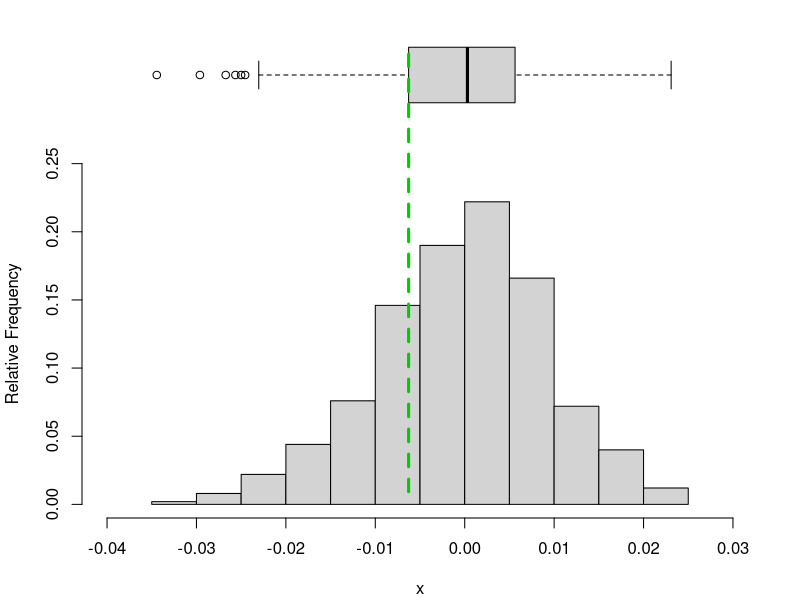

The R source for this figure: (Note: this script raises an error after producing the figure.)
# # Experiments with coordinate systems and conversions
# teststring <- "Hello, world!"
# testnumber <- formatC(pi, format = "f", digits = 5L)
# plot(1:10)
# par("usr") # (x1, x2, y1, y2): extremes of user coordinates of plotting region
# par("plt") # (x1, x2, y1, y2): coordinates of plot region as fractions of current figure region
# par("pin") # (width, height): current plot dimensions in inches
# par("fin") # (width, height): current figure region dimensions in inches
# par("fig") # (x1, x2, y1, y2): NDC coords of figure region in the display region of the device
# 
# par("plt") * rep(par("fin"), each = 2) # (x1, x2, y1, y2): extremes of plotting region in inches from origin (presumably bottom left corner)
# 
# # Plotting region measurements in "user" dimensions
# par("usr")[2L] - par("usr")[1L] # plotting region width
# par("usr")[4L] - par("usr")[3L] # plotting region height
# 
# # Plotting region measurements in inches
# corner.inches <- par("plt") * rep(par("fin"), each = 2)
# corner.inches[2L] - corner.inches[1L] == par("pin")[1L] # plotting region width
# corner.inches[4L] - corner.inches[3L] == par("pin")[2L] # plotting region height
# 
# 
# # Coordinate systems for grconvertXY
# # "user"  : user coordinates
# # "inches": inches
# # "device": device coordinate system
# # "ndc"   : normalized device coordinates
# # "nfc"   : normalized figure coordinates
# # "npc"   : normalized plot coordinates
# # "nic"   : normalized inner region coordinates
# 
# plot(1:4)
# for(tp in c("in", "dev", "ndc", "nfc", "npc", "nic"))
#     print(grconvertX(c(1.0, 4.0), "user", tp))
# 
# par(new = TRUE)
# plot(x = 1, y = 4, pch = 19, col = "blue")
# xy.coords(x=1,y=4)







def.par <- par(no.readonly = TRUE)
set.seed(0724)
x <- rnorm(500, sd = 100)
x <- rnorm(500, sd = 0.01)

x.hist <- hist(x, plot = FALSE)
x.hist[["density"]] <- x.hist[["counts"]] / sum(x.hist[["counts"]])

x.boxplot.stats <- boxplot.stats(x)[["stats"]]

nf <- layout(matrix(c(2, 1), nrow = 2, ncol = 1, byrow = TRUE), height = c(1, 3))
par(mar = c(4.1, 4.1, 0, 2.1))
plot(x.hist, freq = FALSE, ylab = "Relative Frequency", xlim = range(pretty(x)), ylim = range(pretty(x.hist[["density"]])), main = NULL)
# box("plot")

par(mar = c(0, 4.1, 0, 2.1))
boxplot(x, frame = FALSE, axes = FALSE, horizontal = TRUE, ylim = range(pretty(x)), xaxt = "n", yaxt = "n")
# box("plot")
par(xpd = NA)
lines(x = x.boxplot.stats[2L] + c(0, 0),
      y = c(-2, 1.2),
      lwd = 3,
      col = "green3",
      lty = 2)

layout(1)
dev.off()

std.x <- std.y <- seq(from = 0, to = 1, by = 0.05)
points(x = std.x, y = std.y, pch = 19, col = "red")
conv.x <- grconvertX(std.x, to = "user")
conv.y <- grconvertY(std.y, to = "user")
points(x = conv.x, y = conv.y, pch = 19, col = "green3")

x <- rnorm(1000)
hist(x, xlim = c(-4,4))
usr <- par("usr")
clip(usr[1], -2, usr[3], usr[4])
hist(x, col = 'red', add = TRUE)
clip(2, usr[2], usr[3], usr[4])
hist(x, col = 'blue', add = TRUE)
do.call("clip", as.list(usr))  # reset to plot region

xinch

# # How the vertical axis for the horizontal boxplot is calculated
# n <- length(boxplot.stats(x)[["n"]]) # just 1 for us
# at <- 1L:n # gives 1
# ylim <- range(at, finite = TRUE) + c(-0.5, 0.5) # gives 0.5, 1.5
# ylim <- extendrange(ylim, f = 0.04) # gives 0.46, 1.54 == final answer
# # How to demonstrate
# boxplot(x, horizontal = TRUE)
# par("usr")[3L:4L] # these are y0 and y1, respectively
# abline(h = 1, col = "red", lty = "dotted")
# abline(h = 1.25, col = "red", lty = "dotted")
# abline(h = 1.5, col = "red", lty = "dotted")
# # OR
# boxplot(x, horizontal = TRUE, frame = FALSE)
# abline(h = par("usr")[3L:4L], lty = "dashed", col = "red", lwd = 3)
# abline(v = par("usr")[1L:2L], lty = "dashed", col = "red", lwd = 3)
# # The box width for this boxplot is from 0.8 to 1.2 on the vertical axis
# # By default, boxwex = 0.8. If width = NULL and varwidth = FALSE,
# # then width = 0.5 * boxwex. Therefore, by default, width = 0.4. In
# # the actual boxplot drawing function (bplt(), defined inside the
# # function bxp()), wid <- wid / 2, where wid = width when bplt() is
# # actually called later on. Then, the 4 corner points of the box are
# # determined based on whether (1) xlog = TRUE and (2) notch = TRUE.
# # Additionally, as seen above, if at = NULL (default), then at <- 1L:n.
# # For our case, xlog = FALSE and notch = FALSE so the y-coordinates
# # for our box are calculated as: at + wid * c(-1, 1, 1, -1). Since
# # width = 0.5 * 0.8 = 0.4 ==> wid = width / 2 = 0.4 / 2 = 0.2, then
# # at + wid * c(-1, 1, 1, -1) = 1 + 0.2 * c(-1, 1, 1, -1) =
# # c(0.8, 1.2, 1.2, 0.8). The x coordinates are taken from
# # stats = boxplot.stats(x)[["stats"]] as stats[c(2, 2, 4, 4)], i.e.,
# # c(lowerhinge, lowerhinge, upperhinge, upperhinge). These are then
# # passed to a polygon-drawing function, which produces the box.
# boxplot(x, horizontal = TRUE, frame = FALSE)
# polygon(y = c(0.8, 1.2, 1.2, 0.8), x = temp[["stats"]][c(2, 2, 4, 4)], border = "green", lwd = 3)




nf <- layout(matrix(c(2, 1), nrow = 2, ncol = 1, byrow = TRUE), height = c(1, 3))

par(mar = c(5.1, 4.1, 0, 2.1))
plot(x.hist, freq = FALSE, main = NULL, xlab = sprintf("Values of %s", sQuote(dataObjectName)), ylab = "Relative Frequency", xlim = range(pretty(x)), ylim = range(pretty(x.hist[["density"]])), col = col.fill.histogram, cex = cex, cex.axis = cex.axis)
if(plotDensityCurve) {
    lines(x.density[["x"]], x.density[["y"]], lty = lty.lines.density, lwd = lwd.lines.density, col = col.lines.density)
}
if(plotVerticalLines) {
    abline(v = x.verticalStats, lty = lty.lines.vertical, lwd = lwd.lines.vertical, col = col.lines.vertical)
}
if(plotStatsValues) {
    mtext(text = paste("Mean (SD)\n", formattedMeanSD, sep = ""), side = 1, line = line.statsLabel.bottom, at = min(x), col = col.statsLabel.bottom, font = font.statsLabel.bottom, cex = cex.statsLabel)
}

# title(main = sprintf("Plots for %s", sQuote(dataObjectName)), col.main = col.main, cex.main = cex.main, font.main = font.main, line = line.main)
par(mar = c(0, 4.1, 1.1, 2.1))
boxplot(x, frame = FALSE, axes = FALSE, horizontal = TRUE, ylim = range(pretty(x)), col = col.fill.boxplot, cex = cex, cex.axis = cex.axis)
if(plotVerticalLines) {
    segments(x0 = x.verticalStats, y0 = rep(0L, length.out = 4L), x1 = x.verticalStats, y1 = rep(1L, length.out = 4L), lty = lty.lines.vertical, lwd = lwd.lines.vertical, col = col.lines.vertical)
}
if(plotStatsValues) {
    oldXPD <- par()$xpd
    par(xpd = TRUE)
    mtext(text = paste("Q2", formattedQuartiles[1L], sep = "\n"), at = x.verticalStats[2L], side = 3, line = line.statsLabel.top, col = col.statsLabel.top, font = font.statsLabel.top, cex = cex.statsLabel)
    mtext(text = paste("Q1", formattedQuartiles[2L], sep = "\n"), at = x.verticalStats[3L], side = 3, line = line.statsLabel.top, col = col.statsLabel.top, font = font.statsLabel.top, adj = 1, cex = cex.statsLabel)
    mtext(text = paste("Q3", formattedQuartiles[3L], sep = "\n"), at = x.verticalStats[4L], side = 3, line = line.statsLabel.top, col = col.statsLabel.top, font = font.statsLabel.top, adj = 0, cex = cex.statsLabel)
    par(xpd = oldXPD)
}
layout(1)



## WORKING WITH THE **GRID** PACKAGE ##
require(grid)

# Fig. 1 in grid package vignette named "grid"
grid.show.viewport(viewport(x = 0.5, y = 0.5, width = 0.5, height = 0.25, angle = 45))

# Fig. 2 in grid package vignette named "grid"
grid.rect(gp <- gpar(lty = "dashed"))
vp1 <- viewport(x = 0, y = 0.5, w = 0.5, h = 0.5, just = c("left", "bottom"), name = "vp1")
vp2 <- viewport(x = 0.5, y = 0, w = 0.5, h = 0.5, just = c("left", "bottom"))
pushViewport(vp1)
grid.rect(gp = gpar(col = "grey"))
grid.text("Some drawing in graphics region 1", y = 0.8)
upViewport()
pushViewport(vp2)
grid.rect(gp = gpar(col = "grey"))
grid.text("Some drawing in graphics region 2", y = 0.8)
upViewport()
downViewport("vp1")
grid.text("MORE drawing in graphics region 1", y = 0.2)
popViewport()

# Fig. 3 in grid package vignette named "grid"
grid.rect(gp = gpar(lty = "dashed"))
vp <- viewport(width = 0.5, height = 0.5)
pushViewport(vp)
grid.rect(gp = gpar(col = "grey"))
grid.text("quarter of the page", y = 0.85)
pushViewport(vp)
grid.rect()
grid.text("quarter of the\nprevious viewport")
popViewport(2)


# set.seed(0804)
# x <- rnorm(100, sd = 100)
# x.hist <- hist(x, plot = FALSE)
# x.hist[["density"]] <- x.hist[["counts"]] / sum(x.hist[["counts"]])
# 
# vp.boxplot <- viewport(x = 0, y = 0.75, width = 1, height = 0.25, just = c("left", "bottom"))
# vp.histogram <- viewport(x = 0, y = 0, width = 1, height = 0.75)
# 
# pushViewport(vp.boxplot)
# grid.rect(gp = gpar(col = "grey"))
# grid.draw(boxplot(x, frame = FALSE, horizontal = TRUE, axes = FALSE, ylim = range(pretty(x))))


grid.rect(gp = gpar(lty = "dashed"))
x <- y <- 1:10
pushViewport(plotViewport(c(5.1, 4.1, 4.1, 2.1)))
pushViewport(dataViewport(x, y))
grid.rect()
grid.xaxis()
grid.yaxis()
grid.points(x, y)
grid.text("1:10", x = unit(-3, "lines"), rot = 90)
popViewport(2)



grid.rect(gp = gpar(lty = "dashed"))
vp.boxplot <- viewport(x = 0, y = 0.75, width = 1, height = 1, just = c("left", "bottom"))
vp.histogram <- viewport(x = 0, y = 0, width = 1, height = 0.75, just = c("left", "bottom"))
pushViewport(vp.boxplot)
grid.rect(gp = gpar(col = "grey"))
upViewport()
pushViewport(vp.histogram)
grid.rect(gp = gpar(col = "blue"))
pushViewport(plotViewport(c(5.1, 4.1, 0, 2.1)))
pushViewport(dataViewport(xData = x.hist[["mids"]], yData = x.hist[["density"]]))
grid.rect(gp = gpar(lty = "dotted"))
grid.xaxis(at = pretty(x.hist[["breaks"]]))
grid.yaxis(at = pretty(x.hist[["density"]]))


nB <- length(x.hist[["breaks"]])
rect(xleft = x.hist[["breaks"]][-nB], ybottom = 0, xright = x.hist[["breaks"]][-1L], ytop = x.hist[["density"]], col = NULL, border = par("fg"), lty = "solid")
histplot <- rectGrob(x = unit(x.hist[["breaks"]][-nB], "native"), y = unit(x.hist[["density"]], "native"), width = unit(diff(x.hist[["breaks"]]), "native"), height = unit(x.hist[["density"]], "native"), hjust = 0, name = "x.histogram")
grid.draw(gTree(name = "x.histogram"))
grid.get(gPath("x.histogram"))



set.seed(0805)
barData <- matrix(sample(1:4, 16, replace = TRUE), ncol = 4)
boxColors <- 1:4

bp <- function(barData) {
    nbars <- dim(barData)[2L]
    nmeasures <- dim(barData)[1L]
    barTotals <- rbind(rep(0, nbars), apply(barData, 2, cumsum))
    barYscale <- c(0, max(barTotals)*1.05)
    pushViewport(plotViewport(c(5, 4, 4, 1),
                              yscale = barYscale,
                              layout = grid.layout(1, nbars)))
    grid.rect()
    grid.yaxis()
    for (i in seq_len(nbars)) {
        pushViewport(viewport(layout.pos.col = i, yscale = barYscale))
        grid.rect(x = rep(0.5, nmeasures),
                  y = unit(barTotals[seq_len(nmeasures), i], "native"),
                  height = unit(diff(barTotals[, i]), "native"),
                  width = 0.8,
                  just = "bottom",
                  gp = gpar(fill = boxColors))
        popViewport()
    }
    popViewport()
}

legLabels <- c("Group A", "Group B", "Group C", "Something Longer")
boxSize <- unit(0.5, "inches")

leg <- function(legLabels) {
    nlabels <- length(legLabels)
    pushViewport(viewport(layout = grid.layout(nlabels, 1)))
    for (i in seq_len(nlabels)) {
        pushViewport(viewport(layout.pos.row = i))
        grid.rect(width = boxSize,
                  height = boxSize,
                  just = "bottom",
                  gp = gpar(fill = boxColors[i]))
        grid.text(legLabels[i], y = unit(0.5, "npc") - unit(1, "lines"))
        popViewport()
    }
    popViewport()
}

grid.rect(gp = gpar(lty = "dashed"))
legend.width <- max(unit(rep(1, length(legLabels)), "strwidth", as.list(legLabels)) + unit(2, "lines"),
                    unit(0.5, "inches") + unit(2, "lines"))
pushViewport(viewport(layout = grid.layout(1, 2, widths = unit.c(unit(1, "null"), legend.width))))
pushViewport(viewport(layout.pos.col = 1))
bp(barData)
popViewport()
pushViewport(viewport(layout.pos.col = 2))
pushViewport(plotViewport(c(5, 0, 4, 0)))
leg(legLabels)
popViewport(3)


# hg <- function(x) {
#     x.hist <- hist(x, plot = FALSE)
#     x.hist[["density"]] <- x.hist[["counts"]] / sum(x.hist[["counts"]])
#     nBars <- length(x.hist[["density"]])
#     # nMeasures <- 1L
#     # barHeights <- x.hist[["density"]]
#     # barYScale <- range(pretty(x.hist[["density"]])) + c(0, 0.1)
#     barYScale <- extendrange(range(pretty(x.hist[["density"]])), f = 0.04) + c(0, 0.1)
#     barXScale <- extendrange(range(pretty(x.hist[["breaks"]])), f = 0.04)
#     # pushViewport(plotViewport(c(5, 4, 0, 2),
#     #                           xscale = barXScale,
#     #                           yscale = barYScale,
#     #                           layout = grid.layout(1, nBars)))
#     pushViewport(plotViewport(c(5, 4, 0, 2),
#                               xscale = barXScale,
#                               yscale = barYScale))
#     grid.xaxis(at = pretty(range(x.hist[["breaks"]])))
#     grid.yaxis(at = pretty(range(x.hist[["density"]])))
#     grid.rect(x = unit(x.hist[["breaks"]][-length(x.hist[["breaks"]])], "native"),
#               y = unit(0, "native"),
#               height = unit(x.hist[["density"]], "native"),
#               width = unit(diff(x.hist[["breaks"]]), "native"),
#               just = c("left", "bottom"))
#     popViewport()
# }

plots <- function(x, boxHeight = 0.05) {
    x.hist <- hist(x, plot = FALSE)
    x.hist[["density"]] <- x.hist[["counts"]] / sum(x.hist[["counts"]])
    nBars <- length(x.hist[["density"]])
    barYScale <- extendrange(range(pretty(x.hist[["density"]])), f = 0.04) + c(0, 2 * boxHeight)
    barXScale <- extendrange(range(pretty(x.hist[["breaks"]])), f = 0.04)
    
    x.box <- boxplot.stats(x)
    boxYValue <- max(barYScale) - (1.1 * boxHeight)
    
    pushViewport(plotViewport(c(5, 4, 0, 2),
                              xscale = barXScale,
                              yscale = barYScale))
    grid.xaxis(at = pretty(range(x.hist[["breaks"]])))
    grid.yaxis(at = pretty(range(x.hist[["density"]])))
    grid.rect(x = unit(x.hist[["breaks"]][-length(x.hist[["breaks"]])], "native"),
              y = unit(0, "native"),
              height = unit(x.hist[["density"]], "native"),
              width = unit(diff(x.hist[["breaks"]]), "native"),
              just = c("left", "bottom"))
    
    grid.rect(x = unit(x.box[["stats"]][2L], "native"),
              y = unit(boxYValue - (boxHeight / 2), "native"),
              height = unit(boxHeight, "native"),
              width = unit(x.box[["stats"]][4L] - x.box[["stats"]][2L], "native"),
              just = c("left", "bottom"),
              gp = gpar(lty = "solid", lwd = 1))
    grid.segments(x0 = x.box[["stats"]][c(1L, 5L)],
                  y0 = c(0, 0) + boxYValue - (boxHeight / 2),
                  x1 = x.box[["stats"]][c(1L, 5L)],
                  y1 = c(0, 0) + boxYValue + (boxHeight / 2),
                  default.units = "native",
                  gp = gpar(lty = "solid", lwd = 1))
    grid.segments(x0 = x.box[["stats"]][3L],
                  y0 = boxYValue - (boxHeight / 2),
                  x1 = x.box[["stats"]][3L],
                  y1 = boxYValue + (boxHeight / 2),
                  default.units = "native",
                  gp = gpar(lty = "solid", lwd = 3))
    grid.segments(x0 = x.box[["stats"]][c(1L, 5L)],
                  y0 = c(0, 0) + boxYValue,
                  x1 = x.box[["stats"]][c(2L, 4L)],
                  y1 = c(0, 0) + boxYValue,
                  default.units = "native",
                  gp = gpar(lty = "dashed", lwd = 1))
    grid.points(x = x.box[["out"]],
                y = rep(boxYValue, length(x.box[["out"]])),
                pch = 1)
    popViewport()
}

set.seed(0805)
x <- rnorm(100, sd = 100)
# x.hist <- hist(x, plot = FALSE)
# x.hist[["density"]] <- x.hist[["counts"]] / sum(x.hist[["counts"]])
# hg(x)
# histvp <- viewport(x = 0,
#                    y = 0,
#                    width = 1,
#                    height = 0.75,
#                    just = c("left", "bottom"),
#                    xscale = range(pretty(x)),
#                    yscale = range(pretty(x.hist[["density"]])))
# x.boxplot.stats <- boxplot.stats(x)
plots(x)








def.par <- par(no.readonly = TRUE)
set.seed(0724)
x <- rnorm(500, sd = 100)
# x <- rnorm(500, sd = 0.01)

x.hist <- hist(x, plot = FALSE)
x.hist[["density"]] <- x.hist[["counts"]] / sum(x.hist[["counts"]])

x.boxplot.stats <- boxplot.stats(x)[["stats"]]

height.boxplot <- 1
height.histogram <- 3
verticalDeviceRatio.boxplot <- height.boxplot / (height.boxplot + height.histogram)
verticalDeviceRatio.histogram <- 1 - verticalDeviceRatio.boxplot

# nf <- layout(matrix(c(2, 1), nrow = 2, ncol = 1, byrow = TRUE), height = c(1, 3))
nf <- layout(matrix(c(2, 1), nrow = 2, ncol = 1, byrow = TRUE), height = c(height.boxplot, height.histogram))
par(mar = c(5.1, 4.1, 0, 2.1))
plot(x.hist, freq = FALSE, ylab = "Relative Frequency", xlim = range(pretty(x)), ylim = range(pretty(x.hist[["density"]])), main = NULL)
# box("plot")
par.hist <- par(no.readonly = TRUE)
# par.hist <- par()
min.hist <- grconvertY(par.hist$usr[3L], from = "user", to = "ndc")

par(mar = c(0, 4.1, 0, 2.1))
boxplot(x, frame = FALSE, axes = FALSE, horizontal = TRUE, ylim = range(pretty(x)), xaxt = "n", yaxt = "n")
# box("plot")
par.box <- par(no.readonly = TRUE)
# par.box <- par()
# max.box <- grconvertY(1.2, from = "user", to = "ndc")
par(xpd = NA)
clip(x1 = par("usr")[1L], x2 = par("usr")[2L], y1 = grconvertY(min.hist, from = "ndc", to = "user"), y2 = par("usr")[4L])
lines(x = x.boxplot.stats[2L] + c(0, 0), y = c(1.2, -10), lwd = 2, col = "green3", lty = "dashed")
# segments(x0 = x.boxplot.stats[2L], x1 = x.boxplot.stats[2L], y0 = grconvertY(min.hist, from = "ndc", to = "user"),y1 = grconvertY(max.box,from="ndc",to="user"),col="blue",lwd=2,lty="dashed")
# segments(x0 = x.boxplot.stats[2L], x1 = x.boxplot.stats[2L], y0 = grconvertY(min.hist, from = "ndc", to = "user"),y1 = -20, col = par("bg"), lwd = 2, lty = "solid")
# par(par.hist)
# par(fig = par.hist$fig)
# par(xpd = NA)
# lines(x = x.boxplot.stats[2L] + c(0, 0), y = c(par("usr")[3L], -10), lwd = 2, col = par("bg"), lty = "solid")


segments(x0=20,x1=20,y0=grconvertY(min.hist,from="ndc",to="user"),y1=grconvertY(max.box,from="ndc",to="user"),col="blue",lwd=2,lty="dashed")
lines(x = x.boxplot.stats[2L] + c(0, 0),
      y = c(-2, 1.2),
      lwd = 3,
      col = "green3",
      lty = 2)

layout(1)
dev.off()


xy.mean <- xy.coords(x = list(mean(x)), y = list(0))[c("x", "y")]
points(xy.mean, col = "blue", pch = 19, cex = 1.5)
par("fig")
par("plt")
# par("pin") / par("fin") == c(par("plt")[2L] - par("plt")[1L], par("plt")[4L] - par("plt")[3L])
zapsmall(c(par("pin") / par("fin") - c(par("plt")[2L] - par("plt")[1L], par("plt")[4L] - par("plt")[3L]), par("pin") / par("fin")))[1L:2L] == c(0L, 0L)

layout1.fig <- par("fig")
par(fig = c(0, 1, 0.75, 1))

# # For the histogram, the bottom of the line (on the actual axis,
# # not the bottoms of the bars) should be at y = par("mai")[1L] inches.
# lines(x = c(10,10), y = grconvertY(par("mai")[1L], from="in", to="user") + c(0, 0.2), lwd = 2, col = "green3")

lines(x = c(20,20), y = par("usr")[3L:4L], lwd = 2, col = "red")
lines(x = c(20,20), y = par("usr")[3L:4L], lwd = 2, col = "red", lty="dashed")



lines(x = c(10, 10), y = par("usr")[3L:4L], lwd = 2, col = "red")
lines(x = c(20, 20), y = c(par("usr")[3L],1.2), lwd = 2, col = "blue", lty = "dashed")
lines(x = c(20, 20), y = c(1.2, par("usr")[3L]), lwd = 2, col = "blue", lty = "dashed")

par(xpd = NA)
lines(x = c(30, 30), y = c(1.2, -10), lwd = 2, col = "blue", lty = "dashed")
lines()

linelength <- (diff(par.hist$plt[3L:4L])*verticalDeviceRatio.histogram) + ((1.2 - par.box$usr[3L])*verticalDeviceRatio.boxplot)






# Solution: Plot a histogram with extra space above it, then draw your
# own boxplot in pieces

def.par <- par(no.readonly = TRUE)
set.seed(0724)
x <- rnorm(500, sd = 100)
x <- rnorm(500, sd = 0.01)

x.hist <- hist(x, plot = FALSE)
x.hist[["density"]] <- x.hist[["counts"]] / sum(x.hist[["counts"]])
yAxisTicks <- pretty(range(x.hist[["density"]]))
yAxisTicksStep <- max(abs(diff(yAxisTicks)))

x.boxplot.stats <- boxplot.stats(x)

plot(x.hist,
     freq = FALSE,
     axes = FALSE,
     xlim = range(pretty(range(x))),
#      ylim = range(pretty(range(x.hist[["density"]]))) + c(0, min(0.05, 0.75*abs(diff(pretty(range(x.hist[["density"]])))))),
#      ylim = range(yAxisTicks) + c(0, min(0.05, 0.75*yAxisTicksStep)),
     ylim = range(yAxisTicks) + c(0, 0.75*yAxisTicksStep),
     xlab = paste("Values of ", sQuote("x"), sep = ""),
     ylab = "Relative Frequency",
     main = NULL)
# axis(side = 1,
#      at = pretty(range(x)))
# axis(side = 1,
#      at = pretty(range(x)),
#      pos = par("usr")[3L])
axis(side = 1,
     at = pretty(range(x)),
     pos = extendrange(range(yAxisTicks), f = 0.04))
axis(side = 2,
     at = yAxisTicks)
par(xpd = NA)
# boxHeight <- 0.8 * max(abs(diff(pretty(range(x.hist[["density"]])))))
boxHeight <- 0.8 * yAxisTicksStep
# boxYValue <- max(range(pretty(x.hist[["density"]]))) + (boxHeight)
# boxYValue <- par("usr")[4L]
# boxYValue <- max(x.hist[["density"]]) + max(abs(diff(pretty(range(x.hist[["density"]])))))
# boxYValue <- max(pretty(range(x.hist[["density"]]))) + max(abs(diff(pretty(range(x.hist[["density"]])))))
# boxYValue <- max(yAxisTicks) + yAxisTicksStep
boxYValue <- max(yAxisTicks) + boxHeight
rect(xleft = x.boxplot.stats[["stats"]][2L],
     ybottom = boxYValue - (boxHeight / 2),
     xright = x.boxplot.stats[["stats"]][4L],
     ytop = boxYValue + (boxHeight / 2),
     col = NA,
     border = par("fg"),
     lty = "solid",
     lwd = 1)
segments(x0 = x.boxplot.stats[["stats"]][c(1L, 3L, 5L)],
         y0 = boxYValue - (boxHeight / 2),
         x1 = x.boxplot.stats[["stats"]][c(1L, 3L, 5L)],
         y1 = boxYValue + (boxHeight / 2),
         col = par("fg"),
         lty = "solid",
         lwd = c(1, 3, 1))
segments(x0 = x.boxplot.stats[["stats"]][c(1L, 5L)],
         y0 = boxYValue,
         x1 = x.boxplot.stats[["stats"]][c(2L, 4L)],
         y1 = boxYValue,
         col = par("fg"),
         lty = "dashed",
         lwd = 1)
points(x = x.boxplot.stats[["out"]],
       y = rep(boxYValue, times = length(x.boxplot.stats[["out"]])))

# mtext(text = paste("Mean (SD)\n", signif(mean(x), digits = 2L), " (", signif(sd(x), digits = 2L), ")", sep = ""), side = 1, line = 3, at = min(x))
mtext(text = paste("Mean (SD)\n", signif(mean(x), digits = 2L), " (", signif(sd(x), digits = 2L), ")", sep = ""), side = 1, line = 3, at = min(pretty(range(x))))
# mtext(text = c(paste("Q1\n", signif(x.boxplot.stats[["stats"]][2L], digits = 2L), sep = ""), paste("Q2\n", signif(x.boxplot.stats[["stats"]][3L], digits = 2L), sep = ""), paste("Q3\n", signif(x.boxplot.stats[["stats"]][4L], digits = 2L), sep = "")),
#       side = 3,
#       line = 0,
#       adj = c(1, 0.5, 0))
mtext(text = paste("Q1\n", signif(x.boxplot.stats[["stats"]][2L], digits = 2L), sep = ""),
      side = 3,
      at = x.boxplot.stats[["stats"]][2L],
      line = 1.5,
      adj = 1)
mtext(text = paste("Q2\n", signif(x.boxplot.stats[["stats"]][3L], digits = 2L), sep = ""),
      side = 3,
      at = x.boxplot.stats[["stats"]][3L],
      line = 1.5)
mtext(text = paste("Q3\n", signif(x.boxplot.stats[["stats"]][4L], digits = 2L), sep = ""),
      side = 3,
      at = x.boxplot.stats[["stats"]][4L],
      line = 1.5,
      adj = 0)

# segments(x0 = x.boxplot.stats[["stats"]][2L:4L],
#          y0 = boxYValue + (boxHeight / 2),
#          x1 = x.boxplot.stats[["stats"]][2L:4L],
#          y1 = min(extendrange(range(yAxisTicks), f = 0.04)),
#          col = "green3",
#          lty = "solid",
#          lwd = 2)
clip(x1 = min(pretty(range(x))),
     x2 = max(pretty(range(x))),
     y1 = extendrange(range(yAxisTicks), f = 0.04)[1L],
     y2 = boxYValue + (boxHeight / 2))
abline(v = c(mean(x), x.boxplot.stats[["stats"]][2L:4L]),
         col = "green3",
         lty = c("solid", "dashed", "dashed", "dashed"),
         lwd = 3)








def.par <- par(no.readonly = TRUE)
set.seed(0807)
x <- rnorm(500, sd = 100)
x <- rnorm(500, sd = 0.01)

x.hist <- hist(x, plot = FALSE)
x.hist[["density"]] <- x.hist[["counts"]] / sum(x.hist[["counts"]])
yAxisTicks <- pretty(range(x.hist[["density"]]))
yAxisTicksStep <- max(abs(diff(yAxisTicks)))

x.boxplot.stats <- boxplot.stats(x)

plot(x.hist,
     freq = FALSE,
     axes = FALSE,
     xlim = range(pretty(range(x))),
     ylim = range(yAxisTicks) + c(0, 0.75*yAxisTicksStep),
     xlab = paste("Values of ", sQuote("x"), sep = ""),
     ylab = "Relative Frequency",
     main = NULL)
axis(side = 1,
     at = pretty(range(x)),
     pos = extendrange(range(yAxisTicks), f = 0.04))
axis(side = 2,
     at = yAxisTicks)
usr <- par("usr")
par(xpd = NA)

boxHeight <- 0.8 * yAxisTicksStep
boxYValue <- max(yAxisTicks) + boxHeight

rect(xleft = x.boxplot.stats[["stats"]][2L],
     ybottom = boxYValue - (boxHeight / 2),
     xright = x.boxplot.stats[["stats"]][4L],
     ytop = boxYValue + (boxHeight / 2),
     col = NA,
     border = par("fg"),
     lty = "solid",
     lwd = 1)
# segments(x0 = x.boxplot.stats[["stats"]][c(1L, 3L, 5L)],
#          y0 = boxYValue - (boxHeight / 2),
#          x1 = x.boxplot.stats[["stats"]][c(1L, 3L, 5L)],
#          y1 = boxYValue + (boxHeight / 2),
#          col = par("fg"),
#          lty = "solid",
#          lwd = c(1, 3, 1))
# segments(x0 = x.boxplot.stats[["stats"]][c(1L, 5L)],
#          y0 = boxYValue,
#          x1 = x.boxplot.stats[["stats"]][c(2L, 4L)],
#          y1 = boxYValue,
#          col = par("fg"),
#          lty = "dashed",
#          lwd = 1)
segments(x0 = x.boxplot.stats[["stats"]][c(1L, 1L, 3L, 5L, 5L)],
         y0 = boxYValue - c(boxHeight/2, 0, boxHeight/2, 0, boxHeight/2),
         x1 = x.boxplot.stats[["stats"]],
         y1 = boxYValue + c(boxHeight/2, 0, boxHeight/2, 0, boxHeight/2),
         col = par("fg"),
         lty = c("solid", "dashed", "solid", "dashed", "solid"),
         lwd = c(1, 1, 3, 1, 1))
points(x = x.boxplot.stats[["out"]],
       y = rep(boxYValue, times = length(x.boxplot.stats[["out"]])))

# mtext(text = paste("Mean (SD)\n", signif(mean(x), digits = 2L), " (", signif(sd(x), digits = 2L), ")", sep = ""), side = 1, line = 3, at = min(pretty(range(x))))
# mtext(text = paste("Q1\n", signif(x.boxplot.stats[["stats"]][2L], digits = 2L), sep = ""),
#       side = 3,
#       at = x.boxplot.stats[["stats"]][2L],
#       line = 1.5,
#       adj = 1)
# mtext(text = paste("Q2\n", signif(x.boxplot.stats[["stats"]][3L], digits = 2L), sep = ""),
#       side = 3,
#       at = x.boxplot.stats[["stats"]][3L],
#       line = 1.5)
# mtext(text = paste("Q3\n", signif(x.boxplot.stats[["stats"]][4L], digits = 2L), sep = ""),
#       side = 3,
#       at = x.boxplot.stats[["stats"]][4L],
#       line = 1.5,
#       adj = 0)
label.meansd <- paste("Mean (SD)\n", signif(mean(x), digits = 2L), " (", signif(sd(x), digits = 2L), ")", sep = "")
label.q1 <- paste("Q1\n", signif(x.boxplot.stats[["stats"]][2L], digits = 2L), sep = "")
label.q2 <- paste("Q2\n", signif(x.boxplot.stats[["stats"]][3L], digits = 2L), sep = "")
label.q3 <- paste("Q3\n", signif(x.boxplot.stats[["stats"]][4L], digits = 2L), sep = "")

# checkOverlap <- function(str1, align1, x1, y1, str2, align2, x2, y2, units = "user", ...) {
#     swidth1 <- strwidth(str1, units = units, ...)
#     sheight1 <- strheight(str1, units = units, ...)
#     swidth2 <- strwidth(str2, units = units, ...)
#     sheight2 <- strheight(str2, units = units, ...)
#     
#     align1 <- match.arg(arg = tolower(align1), choices = c("center", "centre", "left", "right"), several.ok = FALSE)
#     LR1 <- switch(align1,
#                   center = x1 + c(-0.5, 0.5) * swidth1,
#                   centre = x1 + c(-0.5, 0.5) * swidth1,
#                   left = x1 + c(0, 1) * swidth1,
#                   right = x1 + c(-1, 0) * swidth1)
#     BLTR1 <- c(y1 - sheight1/2, LR1[1L], y1 + sheight1/2, LR1[2L])
#     
#     align2 <- match.arg(arg = tolower(align2), choices = c("center", "centre", "left", "right"), several.ok = FALSE)
#     LR2 <- switch(align2,
#                   center = x2 + c(-0.5, 0.5),
#                   centre = x2 + c(-0.5, 0.5),
#                   left = x2 + c(0, 1),
#                   right = x2 + c(-1, 0))
#     BLTR2 <- c(y2 - sheight/2, LR2[1L], y2 + sheight/2, LR2[2L])
# }

# checkQuartileOverlap <- function(x, str1, str2, str3, units = "user", ...) {
checkQuartilesOverlap <- function(x, str1, str2, str3, units = "user", ...) {
    quartiles <- fivenum(x, na.rm = TRUE)[2L:4L]
#     swidths <- strwidth(c(str1, str2, str3), units = units, ...)
#     sheights <- strheight(c(str1, str2, str3), units = units, ...)
    swidth2 <- strwidth(str2, units = units, ...)
    sheight2 <- strheight(str2, units = units, ...)
#     q1q2 <- quartiles[1L] < quartiles[2L] - 0.5*swidths[2L]
#     q2q3 <- quartiles[2L] + 0.5*swidths[2L] < quartiles[3L]
    overlapsQ1 <- !(quartiles[1L] < quartiles[2L] - 0.5*swidth2)
    overlapsQ3 <- !(quartiles[2L] + 0.5*swidth2 < quartiles[3L])
#     return(list("overlapsQ1" = overlapsQ1, "overlapsQ3" = overlapsQ3))
    return(c("overlapsQ1" = overlapsQ1, "overlapsQ3" = overlapsQ3))
}
quartilesOverlap <- checkQuartilesOverlap(x = x, str1 = label.q1, str2 = label.q2, str3 = label.q3)

# at.q1 <- x.boxplot.stats[["stats"]][2L]
# adj.q1 <- 1
# at.q2 <- x.boxplot.stats[["stats"]][3L]
# adj.q2 <- 0.5
# at.q3 <- x.boxplot.stats[["stats"]][4L]
# adj.q3 <- 0
# if (any(quartilesOverlap)) {
#     if (all(quartilesOverlap)) {
#         at.q1 <- 
#     }
#     if (quartilesOverlap[["overlapsQ1"]]) {
#         adj.q2 <- 0
#     }
#     if (quartilesOverlap[["overlapsQ3"]]) {
#         
#     }
# }

# checkQuartilesOverlap <- function(x, str1, str2, str3, at = fivenum(x, na.rm = TRUE)[2L:4L], adj = rep(0.5, times = 3), units = "user", ...) {
anyOverlap <- function(x, str1, str2, str3, at, adj = rep(0.5, times = 3), cex = par("cex"), digits = 2L) {
    if (length(dev.list()) < 1L) plot.new()
#     plotEdges.inches <- par("plt") * rep(par("fin"), each = 2L) # c(x1, x2, y1, y2); NB: diff(plotEdges.inches)[-2L] == par("pin")
#     plotEdges <- c(grconvertX(plotEdges.inches[1L:2L], from = "inches", to = "user"), grconvertY(plotEdges.inches[3L:4L], from = "inches", to = "user"))
    plotEdges.inches <- par("plt")[1L:2L] * par("fin")[1L]
    plotEdges <- grconvertX(plotEdges.inches, from = "inches", to = "user")
    
    quartileValues <- fivenum(x, na.rm = TRUE)[2L:4L]
    if (missing(at)) at <- quartileValues
    if (missing(str1) || !nzchar(str1) || !is.character(str1)) {
        str1 <- paste("Q1\n", signif(quartileValues[1L], digits = digits), sep = "")
    }
    if (missing(str2) || !nzchar(str2) || !is.character(str2)) {
        str2 <- paste("Q2\n", signif(quartileValues[2L], digits = digits), sep = "")
    }
    if (missing(str3) || !nzchar(str3) || !is.character(str3)) {
        str3 <- paste("Q3\n", signif(quartileValues[3L], digits = digits), sep = "")
    }
    strings <- c(str1, str2, str3)
#     stringWidths <- grconvertX(strwidth(strings, units = units, ...), from = units, to = "user")
    stringWidths <- strwidth(strings, units = "user", cex = cex)
    stringEdges.left <- at - (adj * stringWidths)
    stringEdges.right <- at + ((1 - adj) * stringWidths)
#     stringEdges.extremes.inches <- grconvertX(c(stringEdges.left[1L], stringEdges.right[3L]), from = "user", to = "inches")
    
#     anyOverlap <- any(stringEdges.left[-1L] <= stringEdges.right[-3L])
#     anyOverhang <- any(plotEdges.inches[1L] > stringEdges.extremes.inches[1L], plotEdges.inches[2L] < stringEdges.extremes.inches[2L])
#     any(c(stringEdges.left, plotEdges[2L]) <= c(plotEdges[1L], stringEdges.right))
#     c(stringEdges.left, plotEdges[2L]) <= c(plotEdges[1L], stringEdges.right)
    results <- c(stringEdges.left, plotEdges[2L]) <= c(plotEdges[1L], stringEdges.right)
    names(results) <- c("Q1<L", "Q2<Q1", "Q3<Q2", "R<Q3")
    return(results)
}

handleQuartilesPlacement <- function(x, str1, str2, str3, line = 1.5, units = "user", digits = 2L, cex = par("cex"), ...) {
    quartileValues <- fivenum(x, na.rm = TRUE)[2L:4L]
    if (missing(str1) || !nzchar(str1) || !is.character(str1)) {
        str1 <- paste("Q1\n", signif(quartileValues[1L], digits = digits), sep = "")
    }
    if (missing(str2) || !nzchar(str2) || !is.character(str2)) {
        str2 <- paste("Q2\n", signif(quartileValues[2L], digits = digits), sep = "")
    }
    if (missing(str3) || !nzchar(str3) || !is.character(str3)) {
        str3 <- paste("Q3\n", signif(quartileValues[3L], digits = digits), sep = "")
    }
    strings <- c(str1, str2, str3)
    stringWidths <- grconvertX(strwidth(strings, units = units, ...), from = units, to = "user")
#     stringWidths.inches <- grconvertX(stringWidths, from = "user", to = "inches")
#     side <- rep(3, length.out = length(strings))
#     line <- rep(line, length.out = length(strings))
    side <- rep(3, length.out = 3L)
    line <- rep(line, length.out = 3L)
    at <- quartileValues
    adj <- c(1, 0.5, 0)
#     stringEdges <- list()
#     stringEdges[["Left"]] <- quartileValues - (adj * stringWidths)
#     stringEdges[["Right"]] <- quartileValues + (abs(1 - adj) * stringWidths)
#     if (all(stringEdges[["Left"]][-1L] >= stringEdges[["Right"]][-3L])) {
    stringEdges.left <- quartileValues - (adj * stringWidths)
    stringEdges.right <- quartileValues + (abs(1 - adj) * stringWidths)
    anyOverlap <- any(stringEdges.left[-1L] <= stringEdges.right[-3L])
#     stringEdges.extremes <- c(stringEdges.left[1L], stringEdges.right[3L])
#     stringEdges.extremes.inches <- grconvertX(stringEdges.extremes, from = units, to = "inches")
    stringEdges.extremes.inches <- grconvertX(c(stringEdges.left[1L], stringEdges.right[3L]), from = "user", to = "inches")
    plotLocation.inches <- par("plt") * rep(par("fin"), each = 2L) # c(x1, x2, y1, y2); NB: diff(plotLocation.inches)[-2L] == par("pin")
    anyOverhang <- any(plotLocation.inches[1L] > stringEdges.extremes.inches[1L], plotLocation.inches[2L] < stringEdges.extremes.inches[2L])
#     if (all(stringEdges.left[-1L] >= stringEdges.right[-3L])) {
    if (!anyOverlap && !anyOverhang) {
        return(list(side = side, line = line, at = at, adj = adj))
    }
    if (anyOverlap && anyOverhang) {
        stop("I have no clue how to handle this request.")
    }
    diffBreaks <- diff(hist(x, plot = FALSE)[["breaks"]])[1L]
    
    overlapsQ1 <- quartileValues[1L] >= quartileValues[2L] - (stringWidths[2L] / 2)
    overlapsQ3 <- quartileValues[3L] <= quartileValues[2L] + (stringWidths[2L] / 2)
#     outOfBoundsQ1 <- grconvertquartileValues[1L]
#     usr <- par("usr")
    outOfBoundsQ1 <- quartileValues.inches[1L] - stringWidths.inches[1L] < 0L
    
    if (any(overlapsQ1, overlapsQ3)) {
        if (all(overlapsQ1, overlapsQ3)) {
            at <- quartileValues + c(-diffBreaks/2, 0, diffBreaks/2)
            adj <- rep(0.5, times = 3L)
        } else {
            if (overlapsQ1) {
                
            }
            if (overlapsQ3) {
                
            }
        }
    }
}


mtext(text = paste("Mean (SD)\n", signif(mean(x), digits = 2L), " (", signif(sd(x), digits = 2L), ")", sep = ""), side = 1, line = 3, at = min(pretty(range(x))))
mtext(text = paste("Q1\n", signif(x.boxplot.stats[["stats"]][2L], digits = 2L), sep = ""),
      side = 3,
      at = x.boxplot.stats[["stats"]][2L],
      line = 1.5,
      adj = 1)
mtext(text = paste("Q2\n", signif(x.boxplot.stats[["stats"]][3L], digits = 2L), sep = ""),
      side = 3,
      at = x.boxplot.stats[["stats"]][3L],
      line = 1.5)
mtext(text = paste("Q3\n", signif(x.boxplot.stats[["stats"]][4L], digits = 2L), sep = ""),
      side = 3,
      at = x.boxplot.stats[["stats"]][4L],
      line = 1.5,
      adj = 0)

clip(x1 = min(pretty(range(x))),
     x2 = max(pretty(range(x))),
     y1 = extendrange(range(yAxisTicks), f = 0.04)[1L],
     y2 = boxYValue + (boxHeight / 2))
abline(v = c(mean(x), x.boxplot.stats[["stats"]][2L:4L]),
         col = "green3",
         lty = c("solid", "dashed", "dashed", "dashed"),
         lwd = 3)



# For making my own boxplot, the boxplot region using the layout method
# goes from y = 0.46 to y = 1.54, with the boxplot on the line y = 1.
# This is the whole y-dimension of the plot if par(mar=c(0,4.1,0,2.1)).
# 
# 








